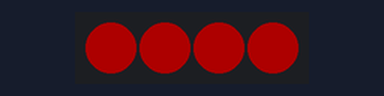
Bench run of a program on a simulated Raspberry Pi (BCM pin numbers). Shown: 4 RGB LEDs in strip order, left to right. Dim RGB values are drawn brighter than linear.

Above: at 0.5 s.
At 1.5 s:
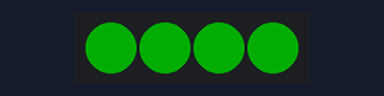
At 2.5 s:
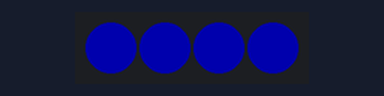
At 3.15 s:
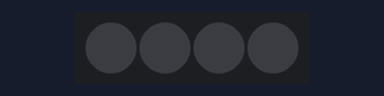
Timing chart, 0 to 6.6 s (numbered marks = the images above):
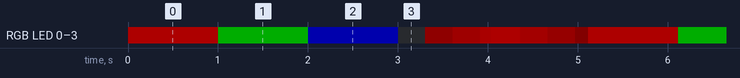

The program:

ws2812_new4.py
```python
import time
import board
import neopixel

# Konfiguracja taśmy LED
LED_COUNT = 4         # Liczba diod LED
LED_PIN = board.D18   # Pin sterujący (GPIO18)
LED_BRIGHTNESS = 0.2  # Jasność (0.0 - 1.0)
ORDER = neopixel.GRB  # Kolejność kolorów

# Inicjalizacja taśmy LED
pixels = neopixel.NeoPixel(LED_PIN, LED_COUNT, brightness=LED_BRIGHTNESS, auto_write=False, pixel_order=ORDER)

def kolor_czerwony():
    pixels.fill((255, 0, 0))  # Czerwony kolor
    pixels.show()

def kolor_zielony():
    pixels.fill((0, 255, 0))  # Zielony kolor
    pixels.show()

def kolor_niebieski():
    pixels.fill((0, 0, 255))  # Niebieski kolor
    pixels.show()

def efekt_pulsowania():
    for i in range(0, 256, 5):
        pixels.fill((i, 0, 0))
        pixels.show()
        time.sleep(0.02)
    for i in range(255, -1, -5):
        pixels.fill((i, 0, 0))
        pixels.show()
        time.sleep(0.02)

try:
    while True:
        kolor_czerwony()
        time.sleep(1)
        kolor_zielony()
        time.sleep(1)
        kolor_niebieski()
        time.sleep(1)
        efekt_pulsowania()
except KeyboardInterrupt:
    pixels.fill((0, 0, 0))  # Wyłączenie LED przy zamknięciu programu
    pixels.show()
```

Measured:
- by itself, RGB LED 0–3: repeats every 5.1 s: RGB(0, 51, 0) 1.0 s, RGB(0, 0, 51) 1.0 s, off 0.30 s, RGB(15, 0, 0) 0.30 s, RGB(30, 0, 0) 0.30 s, RGB(45, 0, 0) 0.12 s, RGB(51, 0, 0) 0.33 s, RGB(36, 0, 0) 0.30 s, RGB(21, 0, 0) 0.30 s, RGB(6, 0, 0) 0.14 s, RGB(51, 0, 0) 1.0 s
- by itself, everything shown: repeats every 5.1 s, in 11 steps
